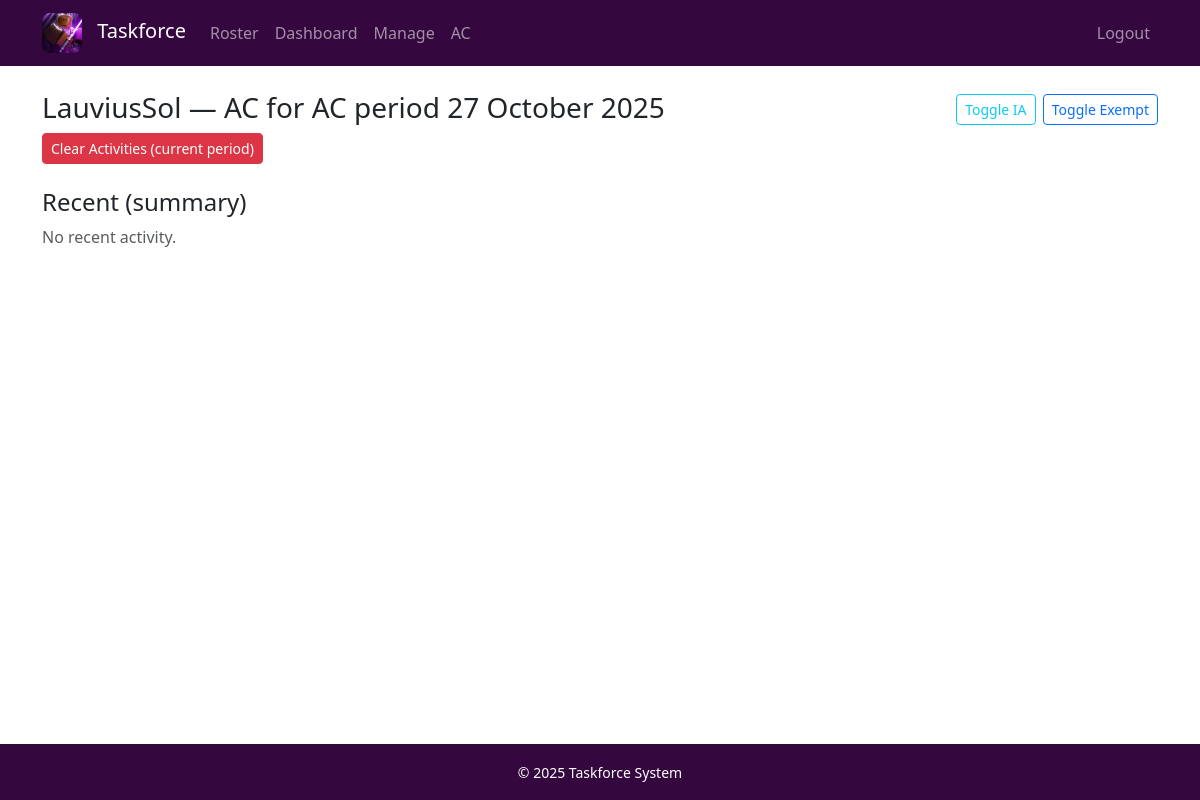
The app's page /ac/member/242 (signed in), older data.
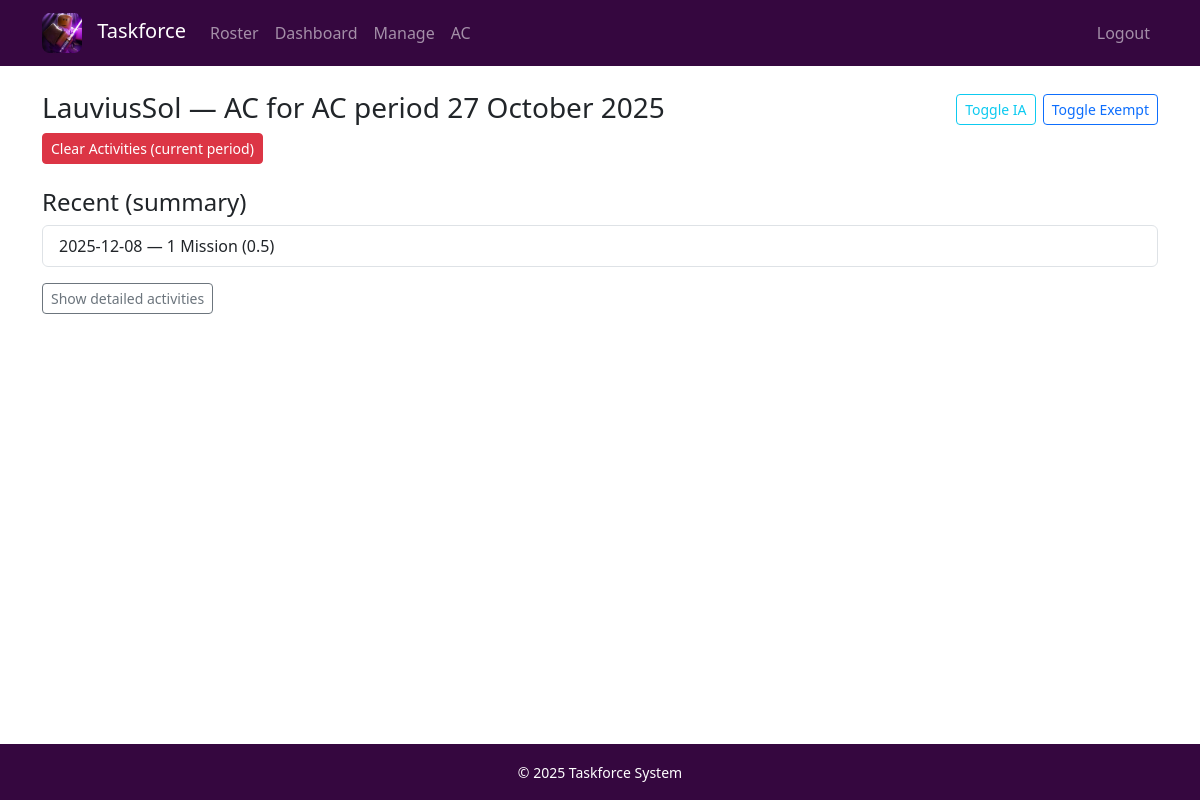
The same page, newer data.
### database/ac_models.py (models this page shows, shortened)
class ActivityEntry(db.Model):
    __tablename__ = 'activity_entries'
    id = db.Column(db.Integer, primary_key=True)
    member_id = db.Column(db.Integer, db.ForeignKey('members.id'), nullable=False)
    ac_period_id = db.Column(db.Integer, db.ForeignKey('ac_periods.id'), nullable=False)
    activity_type = db.Column(db.String(50), nullable=False)
    points = db.Column(db.Float, nullable=False)
    description = db.Column(db.Text)
    activity_date = db.Column(db.DateTime, nullable=False)
    logged_by = db.Column(db.String(100), nullable=False)
    logged_date = db.Column(db.DateTime, default=datetime.utcnow)
    is_limited_activity = db.Column(db.Boolean, default=False)
    member = db.relationship('Member', backref='activity_entries')

### routers/ac.py (the view)
@ac_bp.route('/member/<int:member_id>')
@staff_required
def ac_member_detail(member_id):
    member = Member.query.get_or_404(member_id)
    current_period = ACPeriod.query.filter_by(is_active=True).first()
    if not current_period:
        flash('No active AC period.', 'error')
        return redirect(url_for('ac.ac_dashboard'))
    activities = ActivityEntry.query.filter_by(member_id=member_id, ac_period_id=current_period.id).order_by(ActivityEntry.activity_date.desc()).all()
    agg = {}
    for a in activities:
        key = (a.activity_type, a.points)
        if key not in agg:
            agg[key] = {'count': 0, 'last_date': a.activity_date}
        agg[key]['count'] += 1
        if a.activity_date and a.activity_date > agg[key]['last_date']:
            agg[key]['last_date'] = a.activity_date
    aggregated_activities = sorted(
        (
            {'activity_type': k[0], 'points': k[1], 'count': v['count'], 'activity_date': v['last_date']}
            for k, v in agg.items()
        ),
        key=lambda x: x['activity_date'] or datetime.min,
        reverse=True
    )
    quota = get_member_quota(member.current_rank)
    total_points = sum(a.points for a in activities)
    return render_template(
        'ac/member_detail.html',
        member=member,
        current_period=current_period,
        activities=activities,  # full list for detailed view
        aggregated_activities=aggregated_activities,  # summaries for compact view
        quota=quota,
        total_points=total_points
    )

### database/ac_models.py (called while the page is built)
def get_member_quota(rank):
    return AC_QUOTAS.get(rank, 0.0)

### utils/auth.py (called while the page is built, shortened)
def is_staff():
    return bool(session.get('is_staff', False))

def staff_required(f):
    @wraps(f)
    def decorated_function(*args, **kwargs):
        return f(*args, **kwargs)
    return decorated_function

### templates/ac/member_detail.html (shortened to what this page needs)
{% extends "base.html" %}
{% block content %}
<h3 class="d-flex justify-content-between align-items-center">
  <span>{{ member.discord_username }} — AC for {{ current_period.period_name if current_period else '' }}</span>
  <span>
    {% if is_staff %}
      <button id="ia-toggle" class="btn btn-sm btn-outline-info">Toggle IA</button>
      <button id="exempt-toggle" class="btn btn-sm btn-outline-primary">Toggle Exempt</button>
    {% endif %}
  </span>
</h3>
<div class="mb-3">
  {% if is_staff %}
  <form method="post" action="{{ url_for('ac.clear_member_activities', member_id=member.id) }}" onsubmit="return confirm('Delete all activities for this member in the current period?');" style="display:inline">
    <button class="btn btn-sm btn-danger">Clear Activities (current period)</button>
  </form>
  {% endif %}
</div>
<h4 class="mt-4">Recent (summary)</h4>
{% if aggregated_activities %}
  <ul class="list-group mb-3">
    {% for a in aggregated_activities %}
      <li class="list-group-item">
        {{ a.activity_date.strftime('%Y-%m-%d') if a.activity_date else '' }} — {{ a.count }} {{ a.activity_type }} ({{ a.points }})
      </li>
    {% endfor %}
  </ul>
{% else %}
  <p class="text-muted">No recent activity.</p>
{% endif %}
{% if activities %}
  <p>
    <a class="btn btn-sm btn-outline-secondary" data-bs-toggle="collapse" href="#detailedActivities" role="button" aria-expanded="false" aria-controls="detailedActivities">
      Show detailed activities
    </a>
  </p>
{% endif %}
{% endblock %}

Row changes from the older to the newer data that the page shows:
added ActivityEntry: activity_date "2025-12-08", count "1", activity_type "Mission", points "0.5"
Text that changed along with them:
text no longer shown: "No recent activity."
text now shown: "Show detailed activities"
